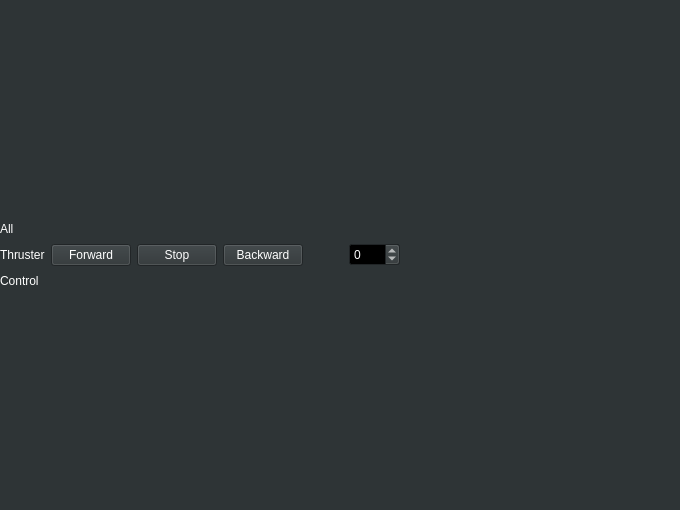
<?xml version="1.0" encoding="UTF-8"?>
<ui version="4.0">
 <class>ThrusterWindow</class>
 <widget class="QWidget" name="ThrusterWindow">
  <property name="geometry">
   <rect>
    <x>0</x>
    <y>0</y>
    <width>680</width>
    <height>510</height>
   </rect>
  </property>
  <property name="palette">
   <palette>
    <active>
     <colorrole role="WindowText">
      <brush brushstyle="SolidPattern">
       <color alpha="255">
        <red>255</red>
        <green>255</green>
        <blue>255</blue>
       </color>
      </brush>
     </colorrole>
     <colorrole role="Button">
      <brush brushstyle="SolidPattern">
       <color alpha="255">
        <red>46</red>
        <green>52</green>
        <blue>54</blue>
       </color>
      </brush>
     </colorrole>
     <colorrole role="Light">
      <brush brushstyle="SolidPattern">
       <color alpha="255">
        <red>69</red>
        <green>78</green>
        <blue>81</blue>
       </color>
      </brush>
     </colorrole>
     <colorrole role="Midlight">
      <brush brushstyle="SolidPattern">
       <color alpha="255">
        <red>57</red>
        <green>65</green>
        <blue>67</blue>
       </color>
      </brush>
     </colorrole>
     <colorrole role="Dark">
      <brush brushstyle="SolidPattern">
       <color alpha="255">
        <red>23</red>
        <green>26</green>
        <blue>27</blue>
       </color>
      </brush>
     </colorrole>
     <colorrole role="Mid">
      <brush brushstyle="SolidPattern">
       <color alpha="255">
        <red>30</red>
        <green>34</green>
        <blue>36</blue>
       </color>
      </brush>
     </colorrole>
     <colorrole role="Text">
      <brush brushstyle="SolidPattern">
       <color alpha="255">
        <red>255</red>
        <green>255</green>
        <blue>255</blue>
       </color>
      </brush>
     </colorrole>
     <colorrole role="BrightText">
      <brush brushstyle="SolidPattern">
       <color alpha="255">
        <red>255</red>
        <green>255</green>
        <blue>255</blue>
       </color>
      </brush>
     </colorrole>
     <colorrole role="ButtonText">
      <brush brushstyle="SolidPattern">
       <color alpha="255">
        <red>255</red>
        <green>255</green>
        <blue>255</blue>
       </color>
      </brush>
     </colorrole>
     <colorrole role="Base">
      <brush brushstyle="SolidPattern">
       <color alpha="255">
        <red>0</red>
        <green>0</green>
        <blue>0</blue>
       </color>
      </brush>
     </colorrole>
     <colorrole role="Window">
      <brush brushstyle="SolidPattern">
       <color alpha="255">
        <red>46</red>
        <green>52</green>
        <blue>54</blue>
       </color>
      </brush>
     </colorrole>
     <colorrole role="Shadow">
      <brush brushstyle="SolidPattern">
       <color alpha="255">
        <red>0</red>
        <green>0</green>
        <blue>0</blue>
       </color>
      </brush>
     </colorrole>
     <colorrole role="AlternateBase">
      <brush brushstyle="SolidPattern">
       <color alpha="255">
        <red>23</red>
        <green>26</green>
        <blue>27</blue>
       </color>
      </brush>
     </colorrole>
     <colorrole role="ToolTipBase">
      <brush brushstyle="SolidPattern">
       <color alpha="255">
        <red>255</red>
        <green>255</green>
        <blue>220</blue>
       </color>
      </brush>
     </colorrole>
     <colorrole role="ToolTipText">
      <brush brushstyle="SolidPattern">
       <color alpha="255">
        <red>0</red>
        <green>0</green>
        <blue>0</blue>
       </color>
      </brush>
     </colorrole>
     <colorrole role="PlaceholderText">
      <brush brushstyle="SolidPattern">
       <color alpha="128">
        <red>255</red>
        <green>255</green>
        <blue>255</blue>
       </color>
      </brush>
     </colorrole>
    </active>
    <inactive>
     <colorrole role="WindowText">
      <brush brushstyle="SolidPattern">
       <color alpha="255">
        <red>255</red>
        <green>255</green>
        <blue>255</blue>
       </color>
      </brush>
     </colorrole>
     <colorrole role="Button">
      <brush brushstyle="SolidPattern">
       <color alpha="255">
        <red>46</red>
        <green>52</green>
        <blue>54</blue>
       </color>
      </brush>
     </colorrole>
     <colorrole role="Light">
      <brush brushstyle="SolidPattern">
       <color alpha="255">
        <red>69</red>
        <green>78</green>
        <blue>81</blue>
       </color>
      </brush>
     </colorrole>
     <colorrole role="Midlight">
      <brush brushstyle="SolidPattern">
       <color alpha="255">
        <red>57</red>
        <green>65</green>
        <blue>67</blue>
       </color>
      </brush>
     </colorrole>
     <colorrole role="Dark">
      <brush brushstyle="SolidPattern">
       <color alpha="255">
        <red>23</red>
        <green>26</green>
        <blue>27</blue>
       </color>
      </brush>
     </colorrole>
     <colorrole role="Mid">
      <brush brushstyle="SolidPattern">
       <color alpha="255">
        <red>30</red>
        <green>34</green>
        <blue>36</blue>
       </color>
      </brush>
     </colorrole>
     <colorrole role="Text">
      <brush brushstyle="SolidPattern">
       <color alpha="255">
        <red>255</red>
        <green>255</green>
        <blue>255</blue>
       </color>
      </brush>
     </colorrole>
     <colorrole role="BrightText">
      <brush brushstyle="SolidPattern">
       <color alpha="255">
        <red>255</red>
        <green>255</green>
        <blue>255</blue>
       </color>
      </brush>
     </colorrole>
     <colorrole role="ButtonText">
      <brush brushstyle="SolidPattern">
       <color alpha="255">
        <red>255</red>
        <green>255</green>
        <blue>255</blue>
       </color>
      </brush>
     </colorrole>
     <colorrole role="Base">
      <brush brushstyle="SolidPattern">
       <color alpha="255">
        <red>0</red>
        <green>0</green>
        <blue>0</blue>
       </color>
      </brush>
     </colorrole>
     <colorrole role="Window">
      <brush brushstyle="SolidPattern">
       <color alpha="255">
        <red>46</red>
        <green>52</green>
        <blue>54</blue>
       </color>
      </brush>
     </colorrole>
     <colorrole role="Shadow">
      <brush brushstyle="SolidPattern">
       <color alpha="255">
        <red>0</red>
        <green>0</green>
        <blue>0</blue>
       </color>
      </brush>
     </colorrole>
     <colorrole role="AlternateBase">
      <brush brushstyle="SolidPattern">
       <color alpha="255">
        <red>23</red>
        <green>26</green>
        <blue>27</blue>
       </color>
      </brush>
     </colorrole>
     <colorrole role="ToolTipBase">
      <brush brushstyle="SolidPattern">
       <color alpha="255">
        <red>255</red>
        <green>255</green>
        <blue>220</blue>
       </color>
      </brush>
     </colorrole>
     <colorrole role="ToolTipText">
      <brush brushstyle="SolidPattern">
       <color alpha="255">
        <red>0</red>
        <green>0</green>
        <blue>0</blue>
       </color>
      </brush>
     </colorrole>
     <colorrole role="PlaceholderText">
      <brush brushstyle="SolidPattern">
       <color alpha="128">
        <red>255</red>
        <green>255</green>
        <blue>255</blue>
       </color>
      </brush>
     </colorrole>
    </inactive>
    <disabled>
     <colorrole role="WindowText">
      <brush brushstyle="SolidPattern">
       <color alpha="255">
        <red>23</red>
        <green>26</green>
        <blue>27</blue>
       </color>
      </brush>
     </colorrole>
     <colorrole role="Button">
      <brush brushstyle="SolidPattern">
       <color alpha="255">
        <red>46</red>
        <green>52</green>
        <blue>54</blue>
       </color>
      </brush>
     </colorrole>
     <colorrole role="Light">
      <brush brushstyle="SolidPattern">
       <color alpha="255">
        <red>69</red>
        <green>78</green>
        <blue>81</blue>
       </color>
      </brush>
     </colorrole>
     <colorrole role="Midlight">
      <brush brushstyle="SolidPattern">
       <color alpha="255">
        <red>57</red>
        <green>65</green>
        <blue>67</blue>
       </color>
      </brush>
     </colorrole>
     <colorrole role="Dark">
      <brush brushstyle="SolidPattern">
       <color alpha="255">
        <red>23</red>
        <green>26</green>
        <blue>27</blue>
       </color>
      </brush>
     </colorrole>
     <colorrole role="Mid">
      <brush brushstyle="SolidPattern">
       <color alpha="255">
        <red>30</red>
        <green>34</green>
        <blue>36</blue>
       </color>
      </brush>
     </colorrole>
     <colorrole role="Text">
      <brush brushstyle="SolidPattern">
       <color alpha="255">
        <red>23</red>
        <green>26</green>
        <blue>27</blue>
       </color>
      </brush>
     </colorrole>
     <colorrole role="BrightText">
      <brush brushstyle="SolidPattern">
       <color alpha="255">
        <red>255</red>
        <green>255</green>
        <blue>255</blue>
       </color>
      </brush>
     </colorrole>
     <colorrole role="ButtonText">
      <brush brushstyle="SolidPattern">
       <color alpha="255">
        <red>23</red>
        <green>26</green>
        <blue>27</blue>
       </color>
      </brush>
     </colorrole>
     <colorrole role="Base">
      <brush brushstyle="SolidPattern">
       <color alpha="255">
        <red>46</red>
        <green>52</green>
        <blue>54</blue>
       </color>
      </brush>
     </colorrole>
     <colorrole role="Window">
      <brush brushstyle="SolidPattern">
       <color alpha="255">
        <red>46</red>
        <green>52</green>
        <blue>54</blue>
       </color>
      </brush>
     </colorrole>
     <colorrole role="Shadow">
      <brush brushstyle="SolidPattern">
       <color alpha="255">
        <red>0</red>
        <green>0</green>
        <blue>0</blue>
       </color>
      </brush>
     </colorrole>
     <colorrole role="AlternateBase">
      <brush brushstyle="SolidPattern">
       <color alpha="255">
        <red>46</red>
        <green>52</green>
        <blue>54</blue>
       </color>
      </brush>
     </colorrole>
     <colorrole role="ToolTipBase">
      <brush brushstyle="SolidPattern">
       <color alpha="255">
        <red>255</red>
        <green>255</green>
        <blue>220</blue>
       </color>
      </brush>
     </colorrole>
     <colorrole role="ToolTipText">
      <brush brushstyle="SolidPattern">
       <color alpha="255">
        <red>0</red>
        <green>0</green>
        <blue>0</blue>
       </color>
      </brush>
     </colorrole>
     <colorrole role="PlaceholderText">
      <brush brushstyle="SolidPattern">
       <color alpha="128">
        <red>255</red>
        <green>255</green>
        <blue>255</blue>
       </color>
      </brush>
     </colorrole>
    </disabled>
   </palette>
  </property>
  <property name="windowTitle">
   <string>Thruster setting</string>
  </property>
  <layout class="QGridLayout" name="gridLayout_2">
   <property name="leftMargin">
    <number>0</number>
   </property>
   <property name="topMargin">
    <number>0</number>
   </property>
   <property name="rightMargin">
    <number>0</number>
   </property>
   <property name="bottomMargin">
    <number>0</number>
   </property>
   <property name="rightMrgin" stdset="0">
    <number>0</number>
   </property>
   <item row="0" column="0">
    <layout class="QGridLayout" name="gridLayout">
     <item row="1" column="1">
      <layout class="QHBoxLayout" name="horizontalLayout">
       <item>
        <widget class="QLabel" name="label_AllThruster">
         <property name="text">
          <string>&lt;html&gt;&lt;head/&gt;&lt;body&gt;&lt;p&gt;All&lt;/p&gt;&lt;p&gt;Thruster&lt;/p&gt;&lt;p&gt;Control&lt;/p&gt;&lt;/body&gt;&lt;/html&gt;</string>
         </property>
        </widget>
       </item>
       <item>
        <widget class="QPushButton" name="PushButton_AllThrusterForward">
         <property name="text">
          <string>Forward</string>
         </property>
        </widget>
       </item>
       <item>
        <widget class="QPushButton" name="PushButton_AllThrusterStop">
         <property name="text">
          <string>Stop</string>
         </property>
        </widget>
       </item>
       <item>
        <widget class="QPushButton" name="PushButton_AllThrusterBackward">
         <property name="text">
          <string>Backward</string>
         </property>
        </widget>
       </item>
       <item>
        <spacer name="horizontalSpacer">
         <property name="orientation">
          <enum>Qt::Horizontal</enum>
         </property>
         <property name="sizeHint" stdset="0">
          <size>
           <width>40</width>
           <height>20</height>
          </size>
         </property>
        </spacer>
       </item>
       <item>
        <widget class="QSpinBox" name="SpinBox_AllThtusterSetSpeed">
         <property name="minimum">
          <number>-100</number>
         </property>
         <property name="maximum">
          <number>100</number>
         </property>
        </widget>
       </item>
      </layout>
     </item>
     <item row="1" column="2">
      <spacer name="horizontalSpacer_2">
       <property name="orientation">
        <enum>Qt::Horizontal</enum>
       </property>
       <property name="sizeHint" stdset="0">
        <size>
         <width>40</width>
         <height>20</height>
        </size>
       </property>
      </spacer>
     </item>
     <item row="0" column="1" colspan="2">
      <layout class="QHBoxLayout" name="horizontalLayout_Thrusters"/>
     </item>
    </layout>
   </item>
  </layout>
 </widget>
 <resources/>
 <connections/>
</ui>
